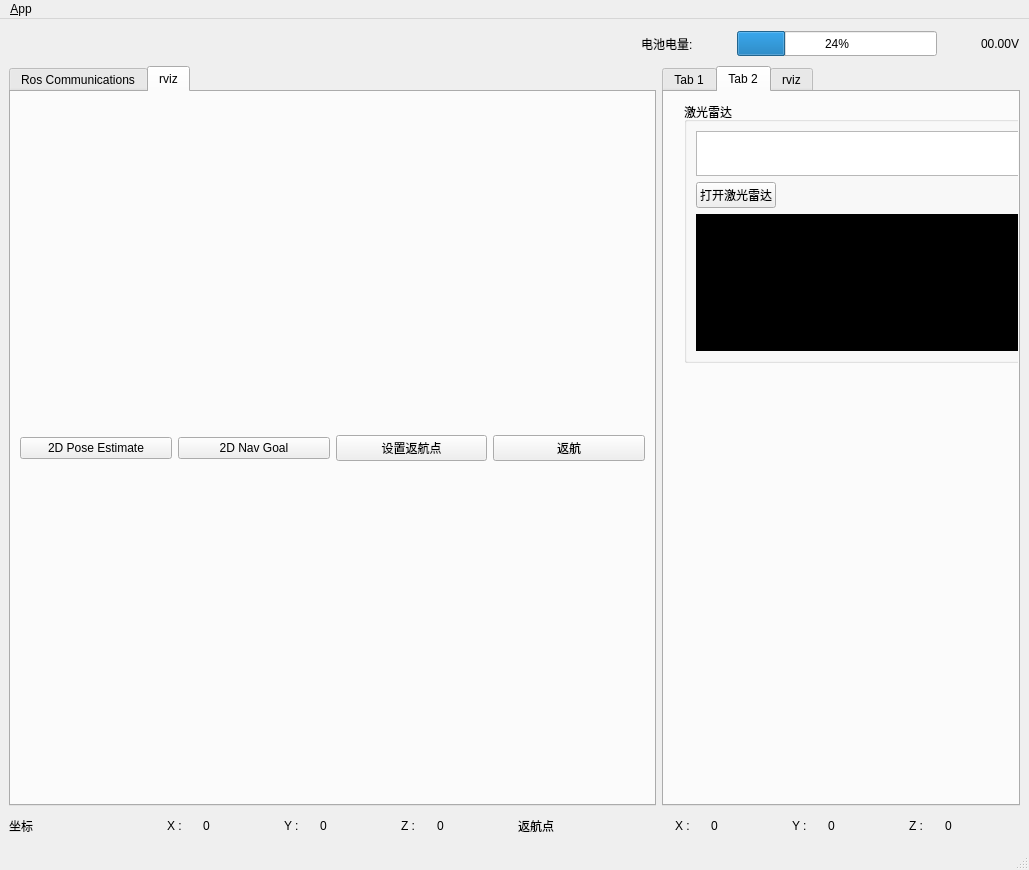
<?xml version="1.0" encoding="UTF-8"?>
<ui version="4.0">
 <class>MainWindowDesign</class>
 <widget class="QMainWindow" name="MainWindowDesign">
  <property name="geometry">
   <rect>
    <x>0</x>
    <y>0</y>
    <width>1029</width>
    <height>870</height>
   </rect>
  </property>
  <property name="windowTitle">
   <string>QRosApp</string>
  </property>
  <property name="windowIcon">
   <iconset resource="../resources/images.qrc">
    <normaloff>:/images/icon.png</normaloff>:/images/icon.png</iconset>
  </property>
  <property name="locale">
   <locale language="English" country="Australia"/>
  </property>
  <widget class="QWidget" name="centralwidget">
   <layout class="QVBoxLayout" name="verticalLayout_16">
    <item>
     <layout class="QVBoxLayout" name="verticalLayout_13">
      <item>
       <layout class="QHBoxLayout" name="horizontalLayout_7">
        <item>
         <spacer name="horizontalSpacer">
          <property name="orientation">
           <enum>Qt::Horizontal</enum>
          </property>
          <property name="sizeHint" stdset="0">
           <size>
            <width>40</width>
            <height>20</height>
           </size>
          </property>
         </spacer>
        </item>
        <item>
         <widget class="QLabel" name="label_8">
          <property name="text">
           <string>电池电量:</string>
          </property>
         </widget>
        </item>
        <item>
         <widget class="QLabel" name="label_9">
          <property name="minimumSize">
           <size>
            <width>32</width>
            <height>32</height>
           </size>
          </property>
          <property name="maximumSize">
           <size>
            <width>32</width>
            <height>32</height>
           </size>
          </property>
          <property name="text">
           <string/>
          </property>
          <property name="pixmap">
           <pixmap resource="../resources/images.qrc">:/images/battery.png</pixmap>
          </property>
         </widget>
        </item>
        <item>
         <widget class="QProgressBar" name="progressBar">
          <property name="minimumSize">
           <size>
            <width>200</width>
            <height>25</height>
           </size>
          </property>
          <property name="maximumSize">
           <size>
            <width>200</width>
            <height>25</height>
           </size>
          </property>
          <property name="value">
           <number>24</number>
          </property>
         </widget>
        </item>
        <item>
         <widget class="QLabel" name="label_10">
          <property name="minimumSize">
           <size>
            <width>32</width>
            <height>32</height>
           </size>
          </property>
          <property name="maximumSize">
           <size>
            <width>32</width>
            <height>32</height>
           </size>
          </property>
          <property name="text">
           <string/>
          </property>
          <property name="pixmap">
           <pixmap resource="../resources/images.qrc">:/images/dian.png</pixmap>
          </property>
         </widget>
        </item>
        <item>
         <widget class="QLabel" name="label_power_val">
          <property name="text">
           <string>00.00V</string>
          </property>
         </widget>
        </item>
       </layout>
      </item>
      <item>
       <layout class="QHBoxLayout" name="horizontalLayout_14">
        <item>
         <widget class="QTabWidget" name="tab_manager">
          <property name="minimumSize">
           <size>
            <width>100</width>
            <height>0</height>
           </size>
          </property>
          <property name="locale">
           <locale language="English" country="Australia"/>
          </property>
          <property name="currentIndex">
           <number>1</number>
          </property>
          <widget class="QWidget" name="tab_status">
           <attribute name="title">
            <string>Ros Communications</string>
           </attribute>
           <layout class="QVBoxLayout" name="verticalLayout_9">
            <item>
             <layout class="QVBoxLayout" name="verticalLayout_8">
              <item>
               <layout class="QGridLayout" name="gridLayout">
                <item row="0" column="0" colspan="2">
                 <widget class="QWidget" name="widget_speed_x" native="true">
                  <property name="minimumSize">
                   <size>
                    <width>300</width>
                    <height>300</height>
                   </size>
                  </property>
                 </widget>
                </item>
                <item row="0" column="2" colspan="2">
                 <widget class="QWidget" name="widget_speed_y" native="true">
                  <property name="minimumSize">
                   <size>
                    <width>300</width>
                    <height>300</height>
                   </size>
                  </property>
                 </widget>
                </item>
                <item row="1" column="0">
                 <widget class="QLabel" name="label_6">
                  <property name="text">
                   <string>X轴线速度</string>
                  </property>
                 </widget>
                </item>
                <item row="1" column="1">
                 <widget class="QLabel" name="label_dir_x">
                  <property name="text">
                   <string>正向</string>
                  </property>
                 </widget>
                </item>
                <item row="1" column="2">
                 <widget class="QLabel" name="label_7">
                  <property name="text">
                   <string>Y轴线速度</string>
                  </property>
                 </widget>
                </item>
                <item row="1" column="3">
                 <widget class="QLabel" name="label_dir_y">
                  <property name="text">
                   <string>正向</string>
                  </property>
                 </widget>
                </item>
               </layout>
              </item>
              <item>
               <widget class="QFrame" name="frame_2">
                <property name="frameShape">
                 <enum>QFrame::HLine</enum>
                </property>
                <property name="frameShadow">
                 <enum>QFrame::Raised</enum>
                </property>
               </widget>
              </item>
              <item>
               <layout class="QHBoxLayout" name="horizontalLayout_9">
                <item>
                 <widget class="QGroupBox" name="groupBox_12">
                  <property name="sizePolicy">
                   <sizepolicy hsizetype="MinimumExpanding" vsizetype="Preferred">
                    <horstretch>0</horstretch>
                    <verstretch>0</verstretch>
                   </sizepolicy>
                  </property>
                  <property name="title">
                   <string>Logging</string>
                  </property>
                  <layout class="QGridLayout" name="gridLayout_3">
                   <item row="0" column="1">
                    <widget class="QListView" name="view_logging"/>
                   </item>
                  </layout>
                 </widget>
                </item>
                <item>
                 <layout class="QHBoxLayout" name="horizontalLayout_8">
                  <item>
                   <widget class="QLabel" name="label_image">
                    <property name="minimumSize">
                     <size>
                      <width>200</width>
                      <height>200</height>
                     </size>
                    </property>
                    <property name="maximumSize">
                     <size>
                      <width>200</width>
                      <height>200</height>
                     </size>
                    </property>
                    <property name="styleSheet">
                     <string notr="true">border:1px solid black</string>
                    </property>
                    <property name="text">
                     <string>NO IMAGE</string>
                    </property>
                   </widget>
                  </item>
                  <item>
                   <spacer name="horizontalSpacer_2">
                    <property name="orientation">
                     <enum>Qt::Horizontal</enum>
                    </property>
                    <property name="sizeHint" stdset="0">
                     <size>
                      <width>25</width>
                      <height>20</height>
                     </size>
                    </property>
                   </spacer>
                  </item>
                  <item>
                   <layout class="QVBoxLayout" name="verticalLayout_2">
                    <item>
                     <widget class="QLineEdit" name="lineEdit_image_topic"/>
                    </item>
                    <item>
                     <widget class="QPushButton" name="pushButton_sub_image">
                      <property name="text">
                       <string>订阅</string>
                      </property>
                     </widget>
                    </item>
                   </layout>
                  </item>
                 </layout>
                </item>
               </layout>
              </item>
             </layout>
            </item>
           </layout>
          </widget>
          <widget class="QWidget" name="tab_3">
           <attribute name="title">
            <string>rviz</string>
           </attribute>
           <layout class="QVBoxLayout" name="verticalLayout_15">
            <item>
             <layout class="QVBoxLayout" name="verticalLayout_14">
              <item>
               <layout class="QHBoxLayout" name="horizontalLayout_12">
                <item>
                 <widget class="QPushButton" name="set_start_btn">
                  <property name="text">
                   <string>2D Pose Estimate</string>
                  </property>
                  <property name="icon">
                   <iconset resource="../resources/images.qrc">
                    <normaloff>:/images/rviz_images/SetInitialPose.png</normaloff>:/images/rviz_images/SetInitialPose.png</iconset>
                  </property>
                 </widget>
                </item>
                <item>
                 <widget class="QPushButton" name="set_goal_btn">
                  <property name="text">
                   <string>2D Nav Goal</string>
                  </property>
                  <property name="icon">
                   <iconset resource="../resources/images.qrc">
                    <normaloff>:/images/rviz_images/SetGoal.png</normaloff>:/images/rviz_images/SetGoal.png</iconset>
                  </property>
                 </widget>
                </item>
                <item>
                 <widget class="QPushButton" name="set_return_pos_btn">
                  <property name="text">
                   <string>设置返航点</string>
                  </property>
                  <property name="icon">
                   <iconset resource="../resources/images.qrc">
                    <normaloff>:/images/set_return.png</normaloff>:/images/set_return.png</iconset>
                  </property>
                 </widget>
                </item>
                <item>
                 <widget class="QPushButton" name="return_pos_btn">
                  <property name="text">
                   <string>返航</string>
                  </property>
                  <property name="icon">
                   <iconset resource="../resources/images.qrc">
                    <normaloff>:/images/return.png</normaloff>:/images/return.png</iconset>
                  </property>
                 </widget>
                </item>
               </layout>
              </item>
              <item>
               <layout class="QVBoxLayout" name="Layout_rviz"/>
              </item>
             </layout>
            </item>
           </layout>
          </widget>
         </widget>
        </item>
        <item>
         <widget class="QTabWidget" name="tabWidget">
          <property name="currentIndex">
           <number>1</number>
          </property>
          <widget class="QWidget" name="tab">
           <attribute name="title">
            <string>Tab 1</string>
           </attribute>
           <layout class="QVBoxLayout" name="verticalLayout_7">
            <item>
             <widget class="QFrame" name="frame">
              <property name="sizePolicy">
               <sizepolicy hsizetype="Minimum" vsizetype="Preferred">
                <horstretch>0</horstretch>
                <verstretch>0</verstretch>
               </sizepolicy>
              </property>
              <property name="frameShape">
               <enum>QFrame::StyledPanel</enum>
              </property>
              <property name="frameShadow">
               <enum>QFrame::Raised</enum>
              </property>
              <layout class="QVBoxLayout" name="verticalLayout_3">
               <item>
                <widget class="QGroupBox" name="groupBox">
                 <property name="title">
                  <string>Ros Master</string>
                 </property>
                 <layout class="QVBoxLayout" name="verticalLayout_6">
                  <item>
                   <layout class="QVBoxLayout" name="verticalLayout">
                    <item>
                     <layout class="QVBoxLayout" name="verticalLayout_4">
                      <item>
                       <widget class="QLineEdit" name="line_edit_topic">
                        <property name="enabled">
                         <bool>false</bool>
                        </property>
                        <property name="text">
                         <string>unused</string>
                        </property>
                       </widget>
                      </item>
                      <item>
                       <widget class="QLabel" name="label">
                        <property name="frameShape">
                         <enum>QFrame::StyledPanel</enum>
                        </property>
                        <property name="frameShadow">
                         <enum>QFrame::Raised</enum>
                        </property>
                        <property name="text">
                         <string>Ros Master Url</string>
                        </property>
                       </widget>
                      </item>
                      <item>
                       <widget class="QLineEdit" name="line_edit_host">
                        <property name="text">
                         <string>192.168.1.67</string>
                        </property>
                       </widget>
                      </item>
                      <item>
                       <widget class="QLineEdit" name="line_edit_master">
                        <property name="text">
                         <string>http://192.168.1.2:11311/</string>
                        </property>
                       </widget>
                      </item>
                      <item>
                       <widget class="QLabel" name="label_2">
                        <property name="frameShape">
                         <enum>QFrame::StyledPanel</enum>
                        </property>
                        <property name="frameShadow">
                         <enum>QFrame::Raised</enum>
                        </property>
                        <property name="text">
                         <string>Ros IP</string>
                        </property>
                       </widget>
                      </item>
                      <item>
                       <widget class="QLabel" name="label_3">
                        <property name="frameShape">
                         <enum>QFrame::StyledPanel</enum>
                        </property>
                        <property name="frameShadow">
                         <enum>QFrame::Raised</enum>
                        </property>
                        <property name="text">
                         <string>Ros Hostname</string>
                        </property>
                       </widget>
                      </item>
                      <item>
                       <widget class="QCheckBox" name="checkbox_remember_settings">
                        <property name="layoutDirection">
                         <enum>Qt::RightToLeft</enum>
                        </property>
                        <property name="text">
                         <string>Remember settings on startup</string>
                        </property>
                       </widget>
                      </item>
                      <item>
                       <widget class="QCheckBox" name="checkbox_use_environment">
                        <property name="layoutDirection">
                         <enum>Qt::RightToLeft</enum>
                        </property>
                        <property name="text">
                         <string>Use environment variables</string>
                        </property>
                       </widget>
                      </item>
                      <item>
                       <layout class="QHBoxLayout" name="horizontalLayout">
                        <item>
                         <widget class="QPushButton" name="quit_button">
                          <property name="sizePolicy">
                           <sizepolicy hsizetype="MinimumExpanding" vsizetype="Fixed">
                            <horstretch>0</horstretch>
                            <verstretch>0</verstretch>
                           </sizepolicy>
                          </property>
                          <property name="text">
                           <string>Quit</string>
                          </property>
                         </widget>
                        </item>
                        <item>
                         <widget class="QPushButton" name="button_connect">
                          <property name="enabled">
                           <bool>true</bool>
                          </property>
                          <property name="sizePolicy">
                           <sizepolicy hsizetype="MinimumExpanding" vsizetype="Fixed">
                            <horstretch>0</horstretch>
                            <verstretch>0</verstretch>
                           </sizepolicy>
                          </property>
                          <property name="toolTip">
                           <string>Set the target to the current joint trajectory state.</string>
                          </property>
                          <property name="statusTip">
                           <string>Clear all waypoints and set the target to the current joint trajectory state.</string>
                          </property>
                          <property name="text">
                           <string>Connect</string>
                          </property>
                         </widget>
                        </item>
                       </layout>
                      </item>
                     </layout>
                    </item>
                    <item>
                     <layout class="QVBoxLayout" name="verticalLayout_5">
                      <item>
                       <spacer name="verticalSpacer">
                        <property name="orientation">
                         <enum>Qt::Vertical</enum>
                        </property>
                        <property name="sizeHint" stdset="0">
                         <size>
                          <width>20</width>
                          <height>40</height>
                         </size>
                        </property>
                       </spacer>
                      </item>
                      <item>
                       <layout class="QHBoxLayout" name="horizontalLayout_2">
                        <item>
                         <widget class="QPushButton" name="pushButton_u">
                          <property name="text">
                           <string>u</string>
                          </property>
                          <property name="shortcut">
                           <string>U</string>
                          </property>
                         </widget>
                        </item>
                        <item>
                         <widget class="QPushButton" name="pushButton_i">
                          <property name="text">
                           <string>i</string>
                          </property>
                          <property name="shortcut">
                           <string>I</string>
                          </property>
                         </widget>
                        </item>
                        <item>
                         <widget class="QPushButton" name="pushButton_o">
                          <property name="text">
                           <string>o</string>
                          </property>
                          <property name="shortcut">
                           <string>O</string>
                          </property>
                         </widget>
                        </item>
                       </layout>
                      </item>
                      <item>
                       <layout class="QHBoxLayout" name="horizontalLayout_3">
                        <item>
                         <widget class="QPushButton" name="pushButton_j">
                          <property name="text">
                           <string>j</string>
                          </property>
                          <property name="shortcut">
                           <string>J</string>
                          </property>
                         </widget>
                        </item>
                        <item>
                         <widget class="QCheckBox" name="checkBox_isAll">
                          <property name="text">
                           <string>全向轮模式</string>
                          </property>
                          <property name="shortcut">
                           <string>K</string>
                          </property>
                         </widget>
                        </item>
                        <item>
                         <widget class="QPushButton" name="pushButton_l">
                          <property name="text">
                           <string>l</string>
                          </property>
                          <property name="shortcut">
                           <string>L</string>
                          </property>
                         </widget>
                        </item>
                       </layout>
                      </item>
                      <item>
                       <layout class="QHBoxLayout" name="horizontalLayout_4">
                        <item>
                         <widget class="QPushButton" name="pushButton_m">
                          <property name="text">
                           <string>m</string>
                          </property>
                          <property name="shortcut">
                           <string>M</string>
                          </property>
                         </widget>
                        </item>
                        <item>
                         <widget class="QPushButton" name="pushButton_dou">
                          <property name="text">
                           <string>,</string>
                          </property>
                          <property name="shortcut">
                           <string>,</string>
                          </property>
                         </widget>
                        </item>
                        <item>
                         <widget class="QPushButton" name="pushButton_dian">
                          <property name="text">
                           <string>.</string>
                          </property>
                          <property name="shortcut">
                           <string>.</string>
                          </property>
                         </widget>
                        </item>
                       </layout>
                      </item>
                      <item>
                       <layout class="QHBoxLayout" name="horizontalLayout_5">
                        <item>
                         <widget class="QLabel" name="label_4">
                          <property name="text">
                           <string>线速度: </string>
                          </property>
                         </widget>
                        </item>
                        <item>
                         <widget class="QSlider" name="horizontalSlider_linear">
                          <property name="maximum">
                           <number>100</number>
                          </property>
                          <property name="orientation">
                           <enum>Qt::Horizontal</enum>
                          </property>
                         </widget>
                        </item>
                        <item>
                         <widget class="QLabel" name="label_linear">
                          <property name="minimumSize">
                           <size>
                            <width>30</width>
                            <height>0</height>
                           </size>
                          </property>
                          <property name="maximumSize">
                           <size>
                            <width>30</width>
                            <height>16777215</height>
                           </size>
                          </property>
                          <property name="text">
                           <string>0</string>
                          </property>
                         </widget>
                        </item>
                       </layout>
                      </item>
                      <item>
                       <layout class="QHBoxLayout" name="horizontalLayout_6">
                        <item>
                         <widget class="QLabel" name="label_5">
                          <property name="text">
                           <string>角速度: </string>
                          </property>
                         </widget>
                        </item>
                        <item>
                         <widget class="QSlider" name="horizontalSlider_raw">
                          <property name="maximum">
                           <number>100</number>
                          </property>
                          <property name="orientation">
                           <enum>Qt::Horizontal</enum>
                          </property>
                         </widget>
                        </item>
                        <item>
                         <widget class="QLabel" name="label_raw">
                          <property name="minimumSize">
                           <size>
                            <width>30</width>
                            <height>0</height>
                           </size>
                          </property>
                          <property name="maximumSize">
                           <size>
                            <width>30</width>
                            <height>16777215</height>
                           </size>
                          </property>
                          <property name="text">
                           <string>0</string>
                          </property>
                         </widget>
                        </item>
                       </layout>
                      </item>
                     </layout>
                    </item>
                   </layout>
                  </item>
                 </layout>
                </widget>
               </item>
              </layout>
             </widget>
            </item>
           </layout>
          </widget>
          <widget class="QWidget" name="tab_2">
           <attribute name="title">
            <string>Tab 2</string>
           </attribute>
           <widget class="QGroupBox" name="groupBox_2">
            <property name="geometry">
             <rect>
              <x>20</x>
              <y>10</y>
              <width>371</width>
              <height>261</height>
             </rect>
            </property>
            <property name="title">
             <string>激光雷达</string>
            </property>
            <layout class="QVBoxLayout" name="verticalLayout_10">
             <item>
              <widget class="QTextEdit" name="textEdit_laser_cmd">
               <property name="minimumSize">
                <size>
                 <width>0</width>
                 <height>45</height>
                </size>
               </property>
               <property name="maximumSize">
                <size>
                 <width>16777215</width>
                 <height>45</height>
                </size>
               </property>
              </widget>
             </item>
             <item>
              <layout class="QHBoxLayout" name="horizontalLayout_10">
               <item>
                <widget class="QPushButton" name="pushButton_laser">
                 <property name="text">
                  <string>打开激光雷达</string>
                 </property>
                </widget>
               </item>
               <item>
                <spacer name="horizontalSpacer_3">
                 <property name="orientation">
                  <enum>Qt::Horizontal</enum>
                 </property>
                 <property name="sizeHint" stdset="0">
                  <size>
                   <width>40</width>
                   <height>20</height>
                  </size>
                 </property>
                </spacer>
               </item>
              </layout>
             </item>
             <item>
              <spacer name="verticalSpacer_2">
               <property name="orientation">
                <enum>Qt::Vertical</enum>
               </property>
               <property name="sizeHint" stdset="0">
                <size>
                 <width>20</width>
                 <height>40</height>
                </size>
               </property>
              </spacer>
             </item>
             <item>
              <widget class="QTextEdit" name="textEdit_quick_output">
               <property name="styleSheet">
                <string notr="true">background-color: rgb(0, 0, 0);</string>
               </property>
              </widget>
             </item>
            </layout>
           </widget>
          </widget>
          <widget class="QWidget" name="tab_4">
           <attribute name="title">
            <string>rviz</string>
           </attribute>
           <layout class="QVBoxLayout" name="verticalLayout_12">
            <item>
             <layout class="QVBoxLayout" name="verticalLayout_11">
              <item>
               <layout class="QHBoxLayout" name="horizontalLayout_11">
                <item>
                 <widget class="QLabel" name="label_11">
                  <property name="minimumSize">
                   <size>
                    <width>16</width>
                    <height>16</height>
                   </size>
                  </property>
                  <property name="maximumSize">
                   <size>
                    <width>16</width>
                    <height>16</height>
                   </size>
                  </property>
                  <property name="text">
                   <string/>
                  </property>
                  <property name="pixmap">
                   <pixmap resource="../resources/images.qrc">:/images/display.png</pixmap>
                  </property>
                  <property name="scaledContents">
                   <bool>true</bool>
                  </property>
                 </widget>
                </item>
                <item>
                 <widget class="QLabel" name="label_12">
                  <property name="text">
                   <string>Display</string>
                  </property>
                 </widget>
                </item>
               </layout>
              </item>
              <item>
               <widget class="QTreeWidget" name="treeWidget">
                <attribute name="headerMinimumSectionSize">
                 <number>150</number>
                </attribute>
                <attribute name="headerDefaultSectionSize">
                 <number>150</number>
                </attribute>
                <column>
                 <property name="text">
                  <string notr="true">1</string>
                 </property>
                </column>
               </widget>
              </item>
             </layout>
            </item>
           </layout>
          </widget>
         </widget>
        </item>
       </layout>
      </item>
      <item>
       <layout class="QHBoxLayout" name="horizontalLayout_13">
        <item>
         <widget class="QLabel" name="label_13">
          <property name="text">
           <string>坐标</string>
          </property>
         </widget>
        </item>
        <item>
         <widget class="QLabel" name="label_14">
          <property name="minimumSize">
           <size>
            <width>30</width>
            <height>27</height>
           </size>
          </property>
          <property name="maximumSize">
           <size>
            <width>30</width>
            <height>27</height>
           </size>
          </property>
          <property name="text">
           <string>X : </string>
          </property>
         </widget>
        </item>
        <item>
         <widget class="QLabel" name="pos_x">
          <property name="minimumSize">
           <size>
            <width>75</width>
            <height>27</height>
           </size>
          </property>
          <property name="maximumSize">
           <size>
            <width>75</width>
            <height>27</height>
           </size>
          </property>
          <property name="text">
           <string>0</string>
          </property>
         </widget>
        </item>
        <item>
         <widget class="QLabel" name="label_17">
          <property name="minimumSize">
           <size>
            <width>30</width>
            <height>27</height>
           </size>
          </property>
          <property name="maximumSize">
           <size>
            <width>30</width>
            <height>27</height>
           </size>
          </property>
          <property name="text">
           <string>Y : </string>
          </property>
         </widget>
        </item>
        <item>
         <widget class="QLabel" name="pos_y">
          <property name="minimumSize">
           <size>
            <width>75</width>
            <height>27</height>
           </size>
          </property>
          <property name="maximumSize">
           <size>
            <width>75</width>
            <height>27</height>
           </size>
          </property>
          <property name="text">
           <string>0</string>
          </property>
         </widget>
        </item>
        <item>
         <widget class="QLabel" name="label_18">
          <property name="minimumSize">
           <size>
            <width>30</width>
            <height>27</height>
           </size>
          </property>
          <property name="maximumSize">
           <size>
            <width>30</width>
            <height>27</height>
           </size>
          </property>
          <property name="text">
           <string>Z : </string>
          </property>
         </widget>
        </item>
        <item>
         <widget class="QLabel" name="pos_z">
          <property name="minimumSize">
           <size>
            <width>75</width>
            <height>27</height>
           </size>
          </property>
          <property name="maximumSize">
           <size>
            <width>75</width>
            <height>27</height>
           </size>
          </property>
          <property name="text">
           <string>0</string>
          </property>
         </widget>
        </item>
        <item>
         <widget class="QLabel" name="label_15">
          <property name="text">
           <string>返航点</string>
          </property>
         </widget>
        </item>
        <item>
         <widget class="QLabel" name="label_16">
          <property name="minimumSize">
           <size>
            <width>30</width>
            <height>27</height>
           </size>
          </property>
          <property name="maximumSize">
           <size>
            <width>30</width>
            <height>27</height>
           </size>
          </property>
          <property name="text">
           <string>X : </string>
          </property>
         </widget>
        </item>
        <item>
         <widget class="QLabel" name="return_x">
          <property name="minimumSize">
           <size>
            <width>75</width>
            <height>27</height>
           </size>
          </property>
          <property name="maximumSize">
           <size>
            <width>75</width>
            <height>27</height>
           </size>
          </property>
          <property name="text">
           <string>0</string>
          </property>
         </widget>
        </item>
        <item>
         <widget class="QLabel" name="label_19">
          <property name="minimumSize">
           <size>
            <width>30</width>
            <height>27</height>
           </size>
          </property>
          <property name="maximumSize">
           <size>
            <width>30</width>
            <height>27</height>
           </size>
          </property>
          <property name="text">
           <string>Y : </string>
          </property>
         </widget>
        </item>
        <item>
         <widget class="QLabel" name="return_y">
          <property name="minimumSize">
           <size>
            <width>75</width>
            <height>27</height>
           </size>
          </property>
          <property name="maximumSize">
           <size>
            <width>75</width>
            <height>27</height>
           </size>
          </property>
          <property name="text">
           <string>0</string>
          </property>
         </widget>
        </item>
        <item>
         <widget class="QLabel" name="label_20">
          <property name="minimumSize">
           <size>
            <width>30</width>
            <height>27</height>
           </size>
          </property>
          <property name="maximumSize">
           <size>
            <width>30</width>
            <height>27</height>
           </size>
          </property>
          <property name="text">
           <string>Z : </string>
          </property>
         </widget>
        </item>
        <item>
         <widget class="QLabel" name="return_z">
          <property name="minimumSize">
           <size>
            <width>75</width>
            <height>27</height>
           </size>
          </property>
          <property name="maximumSize">
           <size>
            <width>75</width>
            <height>27</height>
           </size>
          </property>
          <property name="text">
           <string>0</string>
          </property>
         </widget>
        </item>
       </layout>
      </item>
     </layout>
    </item>
   </layout>
  </widget>
  <widget class="QMenuBar" name="menubar">
   <property name="geometry">
    <rect>
     <x>0</x>
     <y>0</y>
     <width>1029</width>
     <height>32</height>
    </rect>
   </property>
   <widget class="QMenu" name="menu_File">
    <property name="title">
     <string>&amp;App</string>
    </property>
    <addaction name="action_Preferences"/>
    <addaction name="separator"/>
    <addaction name="actionAbout"/>
    <addaction name="actionAbout_Qt"/>
    <addaction name="separator"/>
    <addaction name="action_Quit"/>
   </widget>
   <addaction name="menu_File"/>
  </widget>
  <widget class="QStatusBar" name="statusbar"/>
  <action name="action_Quit">
   <property name="text">
    <string>&amp;Quit</string>
   </property>
   <property name="shortcut">
    <string>Ctrl+Q</string>
   </property>
   <property name="shortcutContext">
    <enum>Qt::ApplicationShortcut</enum>
   </property>
  </action>
  <action name="action_Preferences">
   <property name="text">
    <string>&amp;Preferences</string>
   </property>
  </action>
  <action name="actionAbout">
   <property name="text">
    <string>&amp;About</string>
   </property>
  </action>
  <action name="actionAbout_Qt">
   <property name="text">
    <string>About &amp;Qt</string>
   </property>
  </action>
 </widget>
 <resources>
  <include location="../resources/images.qrc"/>
 </resources>
 <connections>
  <connection>
   <sender>action_Quit</sender>
   <signal>triggered()</signal>
   <receiver>MainWindowDesign</receiver>
   <slot>close()</slot>
   <hints>
    <hint type="sourcelabel">
     <x>-1</x>
     <y>-1</y>
    </hint>
    <hint type="destinationlabel">
     <x>399</x>
     <y>299</y>
    </hint>
   </hints>
  </connection>
  <connection>
   <sender>quit_button</sender>
   <signal>clicked()</signal>
   <receiver>MainWindowDesign</receiver>
   <slot>close()</slot>
   <hints>
    <hint type="sourcelabel">
     <x>859</x>
     <y>552</y>
    </hint>
    <hint type="destinationlabel">
     <x>469</x>
     <y>299</y>
    </hint>
   </hints>
  </connection>
 </connections>
</ui>
